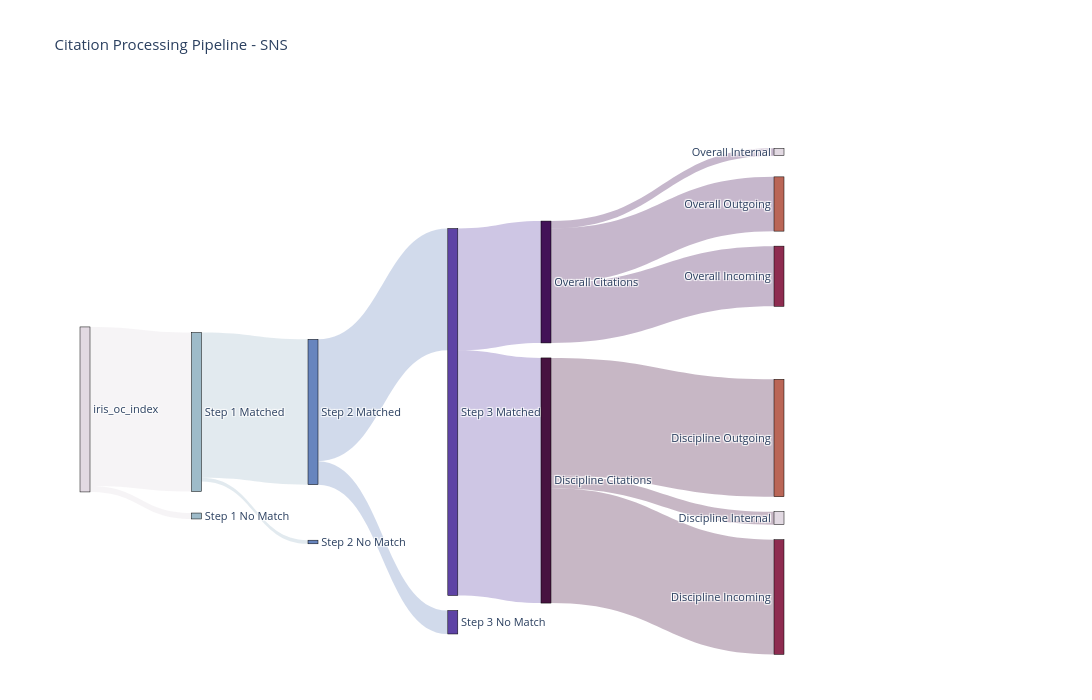
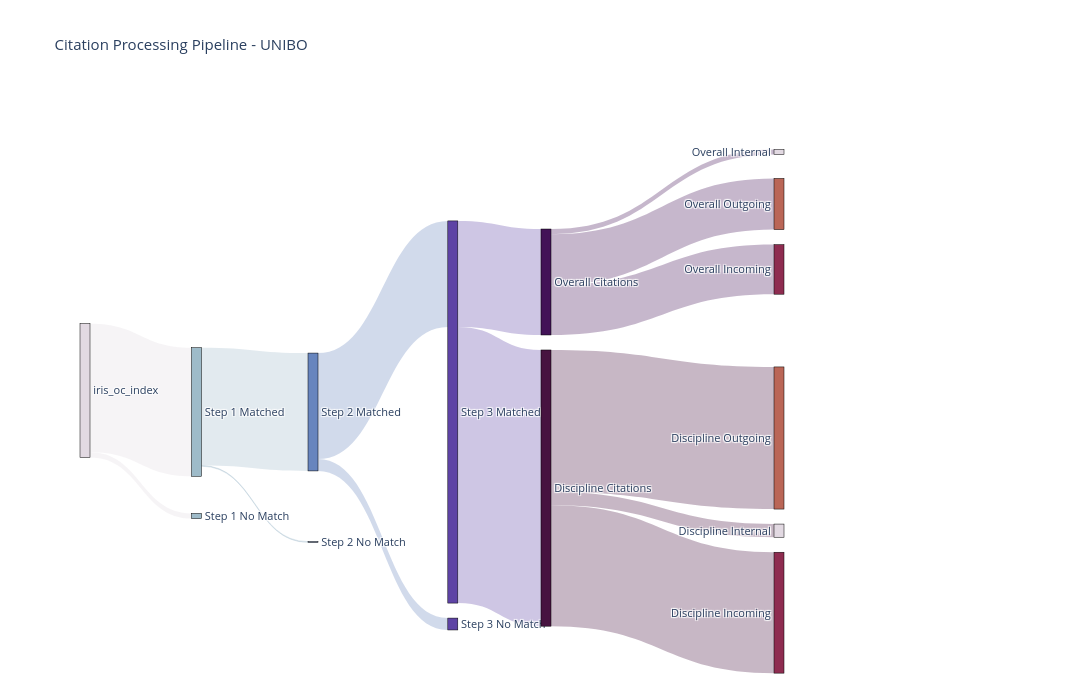
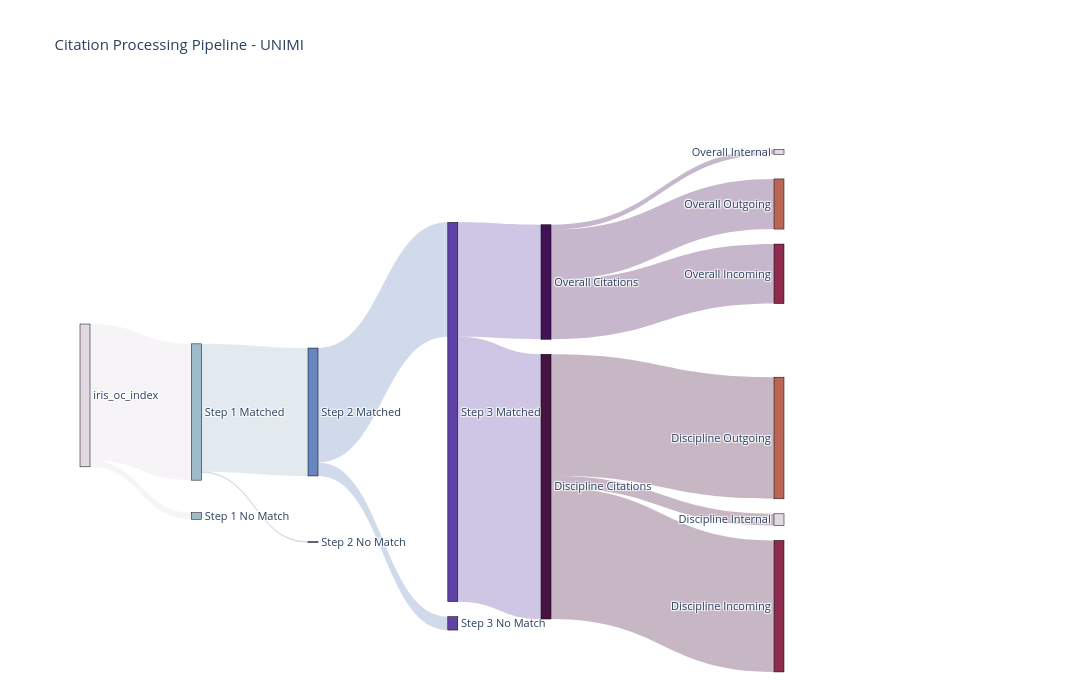
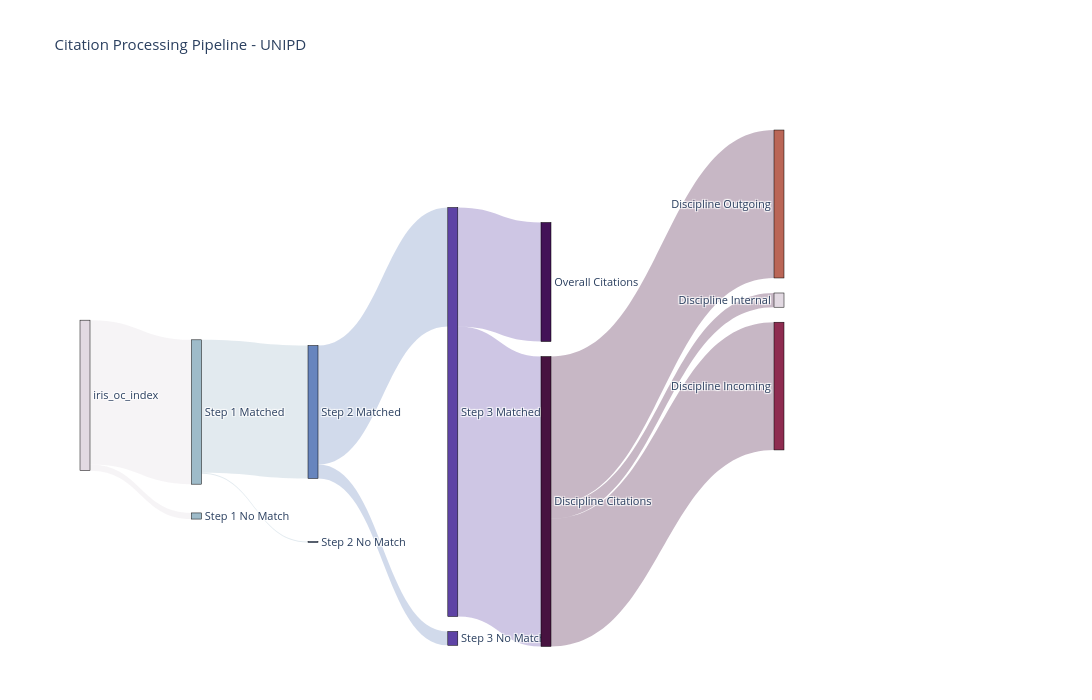

Here is the notebook cell these charts were saved with, in order:
### Markdown cell above
During the processing of the data we wanted to work with only those rows containing all the information we needed. This meant that at every step of the process we sectioned of the data that was usable (which we could match with external datasets and classify with LOC subject headings) from the data that was not usable (where no match could be made). This means that for our final analysis, the data we were not working the population but only with the data most meaningful for our investigation.

For future work it would be good to find away to resolve as much of the missing data as possible to see if this woudl have a bearing on our findings.

### Code cell
import json
import plotly.graph_objects as go
import plotly.express as px

# Load the JSON data
with open('/Users/regina/Documents/UNIBO/OpenScience/2025-2026/bloom/disciplinary_flow/iris_data_summary.json', 'r') as f:
    data = json.load(f)

def create_sankey_diagram(university_data):
    """
    Creates a Sankey diagram for a single institution showing:
    Step 1-3 processing pipeline with matched/no match splits,
    and final output split by flow type.
    """
    university = university_data['university']
    
    # Extract data from each step
    step1 = university_data['step 1']
    step2 = university_data['step 2']
    step3 = university_data['step 3']
    final = university_data['final output']
    
    nodes = [
        "iris_oc_index",
        "Step 1 Matched",
        "Step 1 No Match",
        "Step 2 Matched",
        "Step 2 No Match",
        "Step 3 Matched",
        "Step 3 No Match",
        "Overall Citations",
        "Discipline Citations",
        "Overall Incoming",
        "Overall Outgoing",
        "Overall Internal",
        "Discipline Incoming",
        "Discipline Outgoing",
        "Discipline Internal"
    ]
    
    node_indices = {node: idx for idx, node in enumerate(nodes)}
    
    # Define node groups and their color indices
    node_group = [0] * len(nodes)
    
    node_group[node_indices["iris_oc_index"]] = 0
    
    node_group[node_indices["Step 1 Matched"]] = 1
    node_group[node_indices["Step 1 No Match"]] = 1
    
    node_group[node_indices["Step 2 Matched"]] = 2
    node_group[node_indices["Step 2 No Match"]] = 2
    
    node_group[node_indices["Step 3 Matched"]] = 3
    node_group[node_indices["Step 3 No Match"]] = 3
    
    node_group[node_indices["Overall Citations"]] = 4
    node_group[node_indices["Discipline Citations"]] = 5
    
    node_group[node_indices["Overall Incoming"]] = 6
    node_group[node_indices["Discipline Incoming"]] = 6
    
    node_group[node_indices["Overall Outgoing"]] = 7
    node_group[node_indices["Discipline Outgoing"]] = 7
    
    node_group[node_indices["Overall Internal"]] = 8
    node_group[node_indices["Discipline Internal"]] = 8
    
    # Create a colorscale (twilight from plotly)
    colorscale = px.colors.cyclical.Twilight
    # Normalize groups to colorscale indices
    node_colors = [colorscale[int(g * (len(colorscale) - 1) / 8)] for g in node_group]
    
    # Manual positioning for nodes
    node_x = [None] * len(nodes)
    node_y = [None] * len(nodes)
    
    # Step 1
    node_x[node_indices["iris_oc_index"]] = 0.0
    node_y[node_indices["iris_oc_index"]] = 0.5
    
    node_x[node_indices["Step 1 Matched"]] = 0.125
    node_y[node_indices["Step 1 Matched"]] = 0.6
    
    node_x[node_indices["Step 1 No Match"]] = 0.125
    node_y[node_indices["Step 1 No Match"]] = 0.8
    
    # Step 2
    node_x[node_indices["Step 2 Matched"]] = 0.25
    node_y[node_indices["Step 2 Matched"]] = 0.6
    
    node_x[node_indices["Step 2 No Match"]] = 0.25
    node_y[node_indices["Step 2 No Match"]] = 0.85
    
    # Step 3
    node_x[node_indices["Step 3 Matched"]] = 0.4
    node_y[node_indices["Step 3 Matched"]] = 0.6
    
    node_x[node_indices["Step 3 No Match"]] = 0.4
    node_y[node_indices["Step 3 No Match"]] = 0.9
    
    # Final Output (intermediate nodes)
    node_x[node_indices["Overall Citations"]] = 0.50
    node_y[node_indices["Overall Citations"]] = 0.35
    
    node_x[node_indices["Discipline Citations"]] = 0.50
    node_y[node_indices["Discipline Citations"]] = 0.65
    
    # Flow types (final nodes)
    node_x[node_indices["Overall Incoming"]] = 0.75
    node_y[node_indices["Overall Incoming"]] = 0.30
    
    node_x[node_indices["Overall Outgoing"]] = 0.75
    node_y[node_indices["Overall Outgoing"]] = 0.20
    
    node_x[node_indices["Overall Internal"]] = 0.75
    node_y[node_indices["Overall Internal"]] = 0.10
    
    node_x[node_indices["Discipline Incoming"]] = 0.75
    node_y[node_indices["Discipline Incoming"]] = 0.75
    
    node_x[node_indices["Discipline Outgoing"]] = 0.75
    node_y[node_indices["Discipline Outgoing"]] = 0.65
    
    node_x[node_indices["Discipline Internal"]] = 0.75
    node_y[node_indices["Discipline Internal"]] = 0.55
    
    # Define links with their corresponding node groups
    source = []
    target = []
    value = []
    link_color = []
    link_label = []
    
    # Calculate source node totals for percentage calculation
    source_totals = {
        node_indices["iris_oc_index"]: step1['input'],
        node_indices["Step 1 Matched"]: step2['input'],
        node_indices["Step 2 Matched"]: step3['input'],
        node_indices["Step 3 Matched"]: final['overall citations'] + final['discipline citations'],
        node_indices["Overall Citations"]: final['overall citations'],
        node_indices["Discipline Citations"]: final['discipline citations']
    }
    
    def add_link(src_idx, tgt_idx, val, src_group, src_name="", tgt_name=""):
        source.append(src_idx)
        target.append(tgt_idx)
        value.append(val)
        # Color link based on source node's group with reduced opacity
        color = colorscale[int(src_group * (len(colorscale) - 1) / 8)]
        # Convert hex to rgba with opacity
        color_rgba = f"rgba({int(color[1:3], 16)}, {int(color[3:5], 16)}, {int(color[5:7], 16)}, 0.3)"
        link_color.append(color_rgba)
        
        # Calculate percentage
        source_total = source_totals.get(src_idx, val)
        percentage = (val / source_total * 100) if source_total > 0 else 0
        
        # Create hover label
        label = f"{src_name} → {tgt_name}<br>Count: {val:,}<br>Percentage: {percentage:.2f}%"
        link_label.append(label)
    
    # Step 1 flows
    add_link(node_indices["iris_oc_index"], node_indices["Step 1 Matched"], step1['matched'], 0, "iris_oc_index", "Step 1 Matched")
    add_link(node_indices["iris_oc_index"], node_indices["Step 1 No Match"], step1['no match'], 0, "iris_oc_index", "Step 1 No Match")
    
    # Step 2 flows
    add_link(node_indices["Step 1 Matched"], node_indices["Step 2 Matched"], step2['matched'], 1, "Step 1 Matched", "Step 2 Matched")
    add_link(node_indices["Step 1 Matched"], node_indices["Step 2 No Match"], step2['no match'], 1, "Step 1 Matched", "Step 2 No Match")
    
    # Step 3 flows
    add_link(node_indices["Step 2 Matched"], node_indices["Step 3 Matched"], step3['matched'], 2, "Step 2 Matched", "Step 3 Matched")
    add_link(node_indices["Step 2 Matched"], node_indices["Step 3 No Match"], step3['no match'], 2, "Step 2 Matched", "Step 3 No Match")
    
    # Final Output flows
    add_link(node_indices["Step 3 Matched"], node_indices["Overall Citations"], final['overall citations'], 3, "Step 3 Matched", "Overall Citations")
    add_link(node_indices["Step 3 Matched"], node_indices["Discipline Citations"], final['discipline citations'], 3, "Step 3 Matched", "Discipline Citations")
    
    # Citation flows - overall
    add_link(node_indices["Overall Citations"], node_indices["Overall Incoming"], final['incoming']['overall citations'], 4, "Overall Citations", "Overall Incoming")
    add_link(node_indices["Overall Citations"], node_indices["Overall Outgoing"], final['outgoing']['overall citations'], 4, "Overall Citations", "Overall Outgoing")
    add_link(node_indices["Overall Citations"], node_indices["Overall Internal"], final['internal']['overall citations'], 4, "Overall Citations", "Overall Internal")
    
    # Citation flows - disciplines
    add_link(node_indices["Discipline Citations"], node_indices["Discipline Incoming"], final['incoming']['discipline citations'], 5, "Discipline Citations", "Discipline Incoming")
    add_link(node_indices["Discipline Citations"], node_indices["Discipline Outgoing"], final['outgoing']['discipline citations'], 5, "Discipline Citations", "Discipline Outgoing")
    add_link(node_indices["Discipline Citations"], node_indices["Discipline Internal"], final['internal']['discipline citations'], 5, "Discipline Citations", "Discipline Internal")
    
    # Create the Sankey diagram
    fig = go.Figure(data=[go.Sankey(
        arrangement="snap",
        node=dict(
            pad=15,
            thickness=10,
            line=dict(color='black', width=0.5),
            label=nodes,
            color=node_colors,
            x=node_x,
            y=node_y
        ),
        link=dict(
            source=source,
            target=target,
            value=value,
            color=link_color,
            hovertemplate='%{customdata}<extra></extra>',
            customdata=link_label
        )
    )])
    
    fig.update_layout(
        title=f"Citation Processing Pipeline - {university}",
        font=dict(size=11),
        height=700,
        width=1400
    )
    
    return fig

# Generate diagrams for all institutions
for university_data in data:
    fig = create_sankey_diagram(university_data)
    fig.show()

### Figure 1 — Plotly figure (JSON) as saved in the notebook; plotly's stock layout.template omitted (floating-point values rounded to 4 significant figures)
{"data": [{"arrangement": "snap", "link": {"color": ["rgba(226, 217, 226, 0.3)", "rgba(226, 217, 226, 0.3)", "rgba(158, 187, 201, 0.3)", "rgba(158, 187, 201, 0.3)", "rgba(103, 133, 190, 0.3)", "rgba(103, 133, 190, 0.3)", "rgba(94, 67, 165, 0.3)", "rgba(94, 67, 165, 0.3)", "rgba(66, 18, 87, 0.3)", "rgba(66, 18, 87, 0.3)", "rgba(66, 18, 87, 0.3)", "rgba(71, 19, 64, 0.3)", "rgba(71, 19, 64, 0.3)", "rgba(71, 19, 64, 0.3)"], "customdata": ["iris_oc_index → Step 1 Matched<br>Count: 897,919<br>Percentage: 96.41%", "iris_oc_index → Step 1 No Match<br>Count: 33,435<br>Percentage: 3.59%", "Step 1 Matched → Step 2 Matched<br>Count: 820,376<br>Percentage: 91.36%", "Step 1 Matched → Step 2 No Match<br>Count: 20,284<br>Percentage: 2.26%", "Step 2 Matched → Step 3 Matched<br>Count: 687,851<br>Percentage: 83.85%", "Step 2 Matched → Step 3 No Match<br>Count: 132,525<br>Percentage: 16.15%", "Step 3 Matched → Overall Citations<br>Count: 687,851<br>Percentage: 33.20%", "Step 3 Matched → Discipline Citations<br>Count: 1,383,693<br>Percentage: 66.80%", "Overall Citations → Overall Incoming<br>Count: 339,995<br>Percentage: 49.43%", "Overall Citations → Overall Outgoing<br>Count: 306,352<br>Percentage: 44.54%", "Overall Citations → Overall Internal<br>Count: 41,504<br>Percentage: 6.03%", "Discipline Citations → Discipline Incoming<br>Count: 647,522<br>Percentage: 46.80%", "Discipline Citations → Discipline Outgoing<br>Count: 663,057<br>Percentage: 47.92%", "Discipline Citations → Discipline Internal<br>Count: 73,114<br>Percentage: 5.28%"], "hovertemplate": "%{customdata}<extra></extra>", "source": [0, 0, 1, 1, 3, 3, 5, 5, 7, 7, 7, 8, 8, 8], "target": [1, 2, 3, 4, 5, 6, 7, 8, 9, 10, 11, 12, 13, 14], "value": [897919, 33435, 820376, 20284, 687851, 132525, 687851, 1383693, 339995, 306352, 41504, 647522, 663057, 73114]}, "node": {"color": ["#e2d9e2", "#9ebbc9", "#9ebbc9", "#6785be", "#6785be", "#5e43a5", "#5e43a5", "#421257", "#471340", "#8e2c50", "#ba6657", "#e2d9e2", "#8e2c50", "#ba6657", "#e2d9e2"], "label": ["iris_oc_index", "Step 1 Matched", "Step 1 No Match", "Step 2 Matched", "Step 2 No Match", "Step 3 Matched", "Step 3 No Match", "Overall Citations", "Discipline Citations", "Overall Incoming", "Overall Outgoing", "Overall Internal", "Discipline Incoming", "Discipline Outgoing", "Discipline Internal"], "line": {"color": "black", "width": 0.5}, "pad": 15, "thickness": 10, "x": [0, 0.125, 0.125, 0.25, 0.25, 0.4, 0.4, 0.5, 0.5, 0.75, 0.75, 0.75, 0.75, 0.75, 0.75], "y": [0.5, 0.6, 0.8, 0.6, 0.85, 0.6, 0.9, 0.35, 0.65, 0.3, 0.2, 0.1, 0.75, 0.65, 0.55]}, "type": "sankey"}], "layout": {"font": {"size": 11}, "height": 700, "title": {"text": "Citation Processing Pipeline - SNS"}, "width": 1400}}

### Figure 2 — Plotly figure (JSON) as saved in the notebook; plotly's stock layout.template omitted (floating-point values rounded to 4 significant figures)
{"data": [{"arrangement": "snap", "link": {"color": ["rgba(226, 217, 226, 0.3)", "rgba(226, 217, 226, 0.3)", "rgba(158, 187, 201, 0.3)", "rgba(158, 187, 201, 0.3)", "rgba(103, 133, 190, 0.3)", "rgba(103, 133, 190, 0.3)", "rgba(94, 67, 165, 0.3)", "rgba(94, 67, 165, 0.3)", "rgba(66, 18, 87, 0.3)", "rgba(66, 18, 87, 0.3)", "rgba(66, 18, 87, 0.3)", "rgba(71, 19, 64, 0.3)", "rgba(71, 19, 64, 0.3)", "rgba(71, 19, 64, 0.3)"], "customdata": ["iris_oc_index → Step 1 Matched<br>Count: 9,602,472<br>Percentage: 96.10%", "iris_oc_index → Step 1 No Match<br>Count: 390,173<br>Percentage: 3.90%", "Step 1 Matched → Step 2 Matched<br>Count: 8,794,244<br>Percentage: 91.58%", "Step 1 Matched → Step 2 No Match<br>Count: 53,986<br>Percentage: 0.56%", "Step 2 Matched → Step 3 Matched<br>Count: 7,908,585<br>Percentage: 89.93%", "Step 2 Matched → Step 3 No Match<br>Count: 886,659<br>Percentage: 10.08%", "Step 3 Matched → Overall Citations<br>Count: 7,907,585<br>Percentage: 27.73%", "Step 3 Matched → Discipline Citations<br>Count: 20,612,378<br>Percentage: 72.27%", "Overall Citations → Overall Incoming<br>Count: 3,701,507<br>Percentage: 46.81%", "Overall Citations → Overall Outgoing<br>Count: 3,822,439<br>Percentage: 48.34%", "Overall Citations → Overall Internal<br>Count: 383,639<br>Percentage: 4.85%", "Discipline Citations → Discipline Incoming<br>Count: 9,022,405<br>Percentage: 43.77%", "Discipline Citations → Discipline Outgoing<br>Count: 10,607,139<br>Percentage: 51.46%", "Discipline Citations → Discipline Internal<br>Count: 982,834<br>Percentage: 4.77%"], "hovertemplate": "%{customdata}<extra></extra>", "source": [0, 0, 1, 1, 3, 3, 5, 5, 7, 7, 7, 8, 8, 8], "target": [1, 2, 3, 4, 5, 6, 7, 8, 9, 10, 11, 12, 13, 14], "value": [9602472, 390173, 8794244, 53986, 7908585, 886659, 7907585, 20612378, 3701507, 3822439, 383639, 9022405, 10607139, 982834]}, "node": {"color": ["#e2d9e2", "#9ebbc9", "#9ebbc9", "#6785be", "#6785be", "#5e43a5", "#5e43a5", "#421257", "#471340", "#8e2c50", "#ba6657", "#e2d9e2", "#8e2c50", "#ba6657", "#e2d9e2"], "label": ["iris_oc_index", "Step 1 Matched", "Step 1 No Match", "Step 2 Matched", "Step 2 No Match", "Step 3 Matched", "Step 3 No Match", "Overall Citations", "Discipline Citations", "Overall Incoming", "Overall Outgoing", "Overall Internal", "Discipline Incoming", "Discipline Outgoing", "Discipline Internal"], "line": {"color": "black", "width": 0.5}, "pad": 15, "thickness": 10, "x": [0, 0.125, 0.125, 0.25, 0.25, 0.4, 0.4, 0.5, 0.5, 0.75, 0.75, 0.75, 0.75, 0.75, 0.75], "y": [0.5, 0.6, 0.8, 0.6, 0.85, 0.6, 0.9, 0.35, 0.65, 0.3, 0.2, 0.1, 0.75, 0.65, 0.55]}, "type": "sankey"}], "layout": {"font": {"size": 11}, "height": 700, "title": {"text": "Citation Processing Pipeline - UNIBO"}, "width": 1400}}

### Figure 3 — Plotly figure (JSON) as saved in the notebook; plotly's stock layout.template omitted (floating-point values rounded to 4 significant figures)
{"data": [{"arrangement": "snap", "link": {"color": ["rgba(226, 217, 226, 0.3)", "rgba(226, 217, 226, 0.3)", "rgba(158, 187, 201, 0.3)", "rgba(158, 187, 201, 0.3)", "rgba(103, 133, 190, 0.3)", "rgba(103, 133, 190, 0.3)", "rgba(94, 67, 165, 0.3)", "rgba(94, 67, 165, 0.3)", "rgba(66, 18, 87, 0.3)", "rgba(66, 18, 87, 0.3)", "rgba(66, 18, 87, 0.3)", "rgba(71, 19, 64, 0.3)", "rgba(71, 19, 64, 0.3)", "rgba(71, 19, 64, 0.3)"], "customdata": ["iris_oc_index → Step 1 Matched<br>Count: 11,901,684<br>Percentage: 95.44%", "iris_oc_index → Step 1 No Match<br>Count: 568,483<br>Percentage: 4.56%", "Step 1 Matched → Step 2 Matched<br>Count: 11,169,745<br>Percentage: 93.85%", "Step 1 Matched → Step 2 No Match<br>Count: 71,582<br>Percentage: 0.60%", "Step 2 Matched → Step 3 Matched<br>Count: 9,998,106<br>Percentage: 89.51%", "Step 2 Matched → Step 3 No Match<br>Count: 1,171,639<br>Percentage: 10.49%", "Step 3 Matched → Overall Citations<br>Count: 9,998,106<br>Percentage: 30.19%", "Step 3 Matched → Discipline Citations<br>Count: 23,119,817<br>Percentage: 69.81%", "Overall Citations → Overall Incoming<br>Count: 5,197,996<br>Percentage: 51.99%", "Overall Citations → Overall Outgoing<br>Count: 4,377,188<br>Percentage: 43.78%", "Overall Citations → Overall Internal<br>Count: 422,922<br>Percentage: 4.23%", "Discipline Citations → Discipline Incoming<br>Count: 11,486,365<br>Percentage: 49.68%", "Discipline Citations → Discipline Outgoing<br>Count: 10,620,869<br>Percentage: 45.94%", "Discipline Citations → Discipline Internal<br>Count: 1,012,583<br>Percentage: 4.38%"], "hovertemplate": "%{customdata}<extra></extra>", "source": [0, 0, 1, 1, 3, 3, 5, 5, 7, 7, 7, 8, 8, 8], "target": [1, 2, 3, 4, 5, 6, 7, 8, 9, 10, 11, 12, 13, 14], "value": [11901684, 568483, 11169745, 71582, 9998106, 1171639, 9998106, 23119817, 5197996, 4377188, 422922, 11486365, 10620869, 1012583]}, "node": {"color": ["#e2d9e2", "#9ebbc9", "#9ebbc9", "#6785be", "#6785be", "#5e43a5", "#5e43a5", "#421257", "#471340", "#8e2c50", "#ba6657", "#e2d9e2", "#8e2c50", "#ba6657", "#e2d9e2"], "label": ["iris_oc_index", "Step 1 Matched", "Step 1 No Match", "Step 2 Matched", "Step 2 No Match", "Step 3 Matched", "Step 3 No Match", "Overall Citations", "Discipline Citations", "Overall Incoming", "Overall Outgoing", "Overall Internal", "Discipline Incoming", "Discipline Outgoing", "Discipline Internal"], "line": {"color": "black", "width": 0.5}, "pad": 15, "thickness": 10, "x": [0, 0.125, 0.125, 0.25, 0.25, 0.4, 0.4, 0.5, 0.5, 0.75, 0.75, 0.75, 0.75, 0.75, 0.75], "y": [0.5, 0.6, 0.8, 0.6, 0.85, 0.6, 0.9, 0.35, 0.65, 0.3, 0.2, 0.1, 0.75, 0.65, 0.55]}, "type": "sankey"}], "layout": {"font": {"size": 11}, "height": 700, "title": {"text": "Citation Processing Pipeline - UNIMI"}, "width": 1400}}

### Figure 4 — Plotly figure (JSON) as saved in the notebook; plotly's stock layout.template omitted (floating-point values rounded to 4 significant figures)
{"data": [{"arrangement": "snap", "link": {"color": ["rgba(226, 217, 226, 0.3)", "rgba(226, 217, 226, 0.3)", "rgba(158, 187, 201, 0.3)", "rgba(158, 187, 201, 0.3)", "rgba(103, 133, 190, 0.3)", "rgba(103, 133, 190, 0.3)", "rgba(94, 67, 165, 0.3)", "rgba(94, 67, 165, 0.3)", "rgba(66, 18, 87, 0.3)", "rgba(66, 18, 87, 0.3)", "rgba(66, 18, 87, 0.3)", "rgba(71, 19, 64, 0.3)", "rgba(71, 19, 64, 0.3)", "rgba(71, 19, 64, 0.3)"], "customdata": ["iris_oc_index → Step 1 Matched<br>Count: 9,829,615<br>Percentage: 95.93%", "iris_oc_index → Step 1 No Match<br>Count: 417,390<br>Percentage: 4.07%", "Step 1 Matched → Step 2 Matched<br>Count: 9,049,935<br>Percentage: 92.07%", "Step 1 Matched → Step 2 No Match<br>Count: 70,361<br>Percentage: 0.72%", "Step 2 Matched → Step 3 Matched<br>Count: 8,107,419<br>Percentage: 89.59%", "Step 2 Matched → Step 3 No Match<br>Count: 942,516<br>Percentage: 10.41%", "Step 3 Matched → Overall Citations<br>Count: 8,107,419<br>Percentage: 29.11%", "Step 3 Matched → Discipline Citations<br>Count: 19,742,702<br>Percentage: 70.89%", "Overall Citations → Overall Incoming<br>Count: 0<br>Percentage: 0.00%", "Overall Citations → Overall Outgoing<br>Count: 0<br>Percentage: 0.00%", "Overall Citations → Overall Internal<br>Count: 0<br>Percentage: 0.00%", "Discipline Citations → Discipline Incoming<br>Count: 8,697,780<br>Percentage: 44.06%", "Discipline Citations → Discipline Outgoing<br>Count: 10,075,862<br>Percentage: 51.04%", "Discipline Citations → Discipline Internal<br>Count: 969,060<br>Percentage: 4.91%"], "hovertemplate": "%{customdata}<extra></extra>", "source": [0, 0, 1, 1, 3, 3, 5, 5, 7, 7, 7, 8, 8, 8], "target": [1, 2, 3, 4, 5, 6, 7, 8, 9, 10, 11, 12, 13, 14], "value": [9829615, 417390, 9049935, 70361, 8107419, 942516, 8107419, 19742702, 0, 0, 0, 8697780, 10075862, 969060]}, "node": {"color": ["#e2d9e2", "#9ebbc9", "#9ebbc9", "#6785be", "#6785be", "#5e43a5", "#5e43a5", "#421257", "#471340", "#8e2c50", "#ba6657", "#e2d9e2", "#8e2c50", "#ba6657", "#e2d9e2"], "label": ["iris_oc_index", "Step 1 Matched", "Step 1 No Match", "Step 2 Matched", "Step 2 No Match", "Step 3 Matched", "Step 3 No Match", "Overall Citations", "Discipline Citations", "Overall Incoming", "Overall Outgoing", "Overall Internal", "Discipline Incoming", "Discipline Outgoing", "Discipline Internal"], "line": {"color": "black", "width": 0.5}, "pad": 15, "thickness": 10, "x": [0, 0.125, 0.125, 0.25, 0.25, 0.4, 0.4, 0.5, 0.5, 0.75, 0.75, 0.75, 0.75, 0.75, 0.75], "y": [0.5, 0.6, 0.8, 0.6, 0.85, 0.6, 0.9, 0.35, 0.65, 0.3, 0.2, 0.1, 0.75, 0.65, 0.55]}, "type": "sankey"}], "layout": {"font": {"size": 11}, "height": 700, "title": {"text": "Citation Processing Pipeline - UNIPD"}, "width": 1400}}
